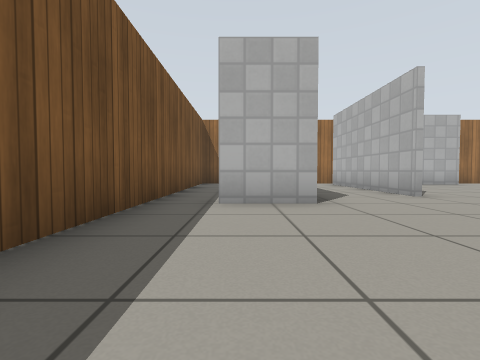
view 1 (above)

13 first-person views from a walk through a Gazebo world. The camera is 0.5 m above the floor, tilts 2° down and sees 85° across. The floor is counted in squares, 1 m on a side. Each view is taken from the middle of a square. On the plan, view 1 faces up. The plan holds only what a view shows up to about 9 squares ahead; the rest is blank. Gazebo's built-in surfaces are drawn with simple patterns.

view 2
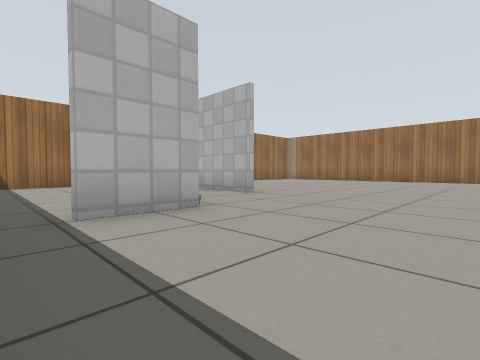

view 3
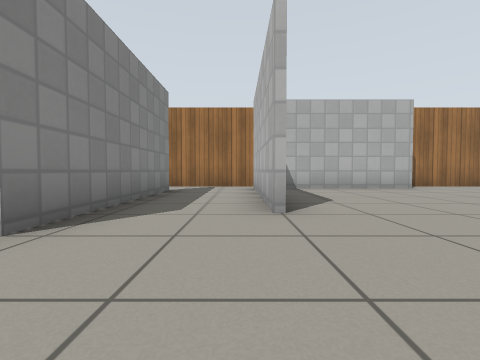

view 4
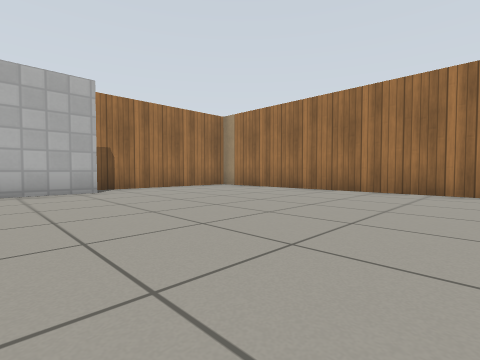

view 5
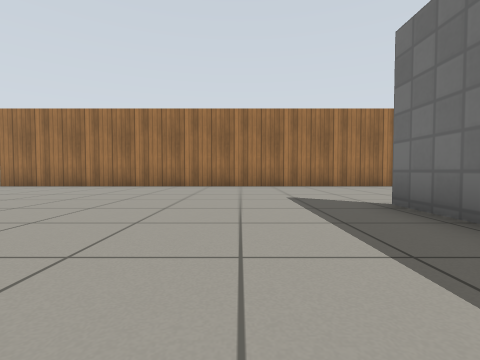

view 6
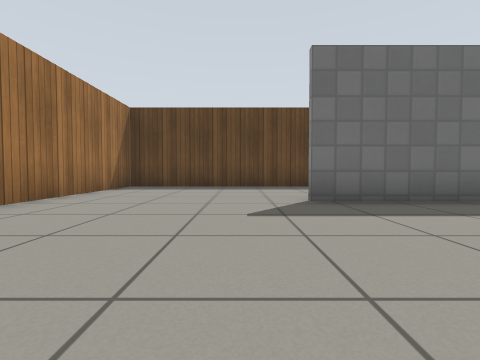

view 7
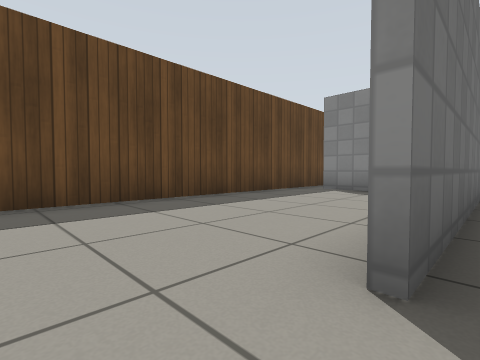

view 8
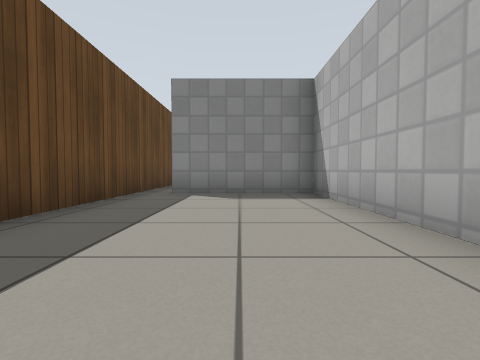

view 9
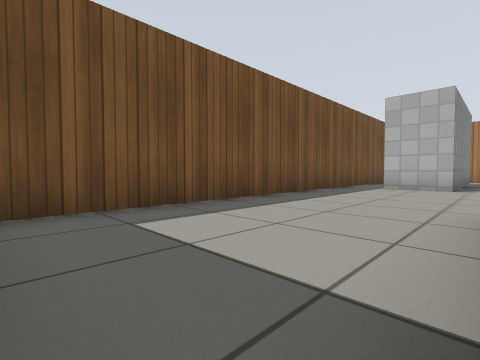

view 10
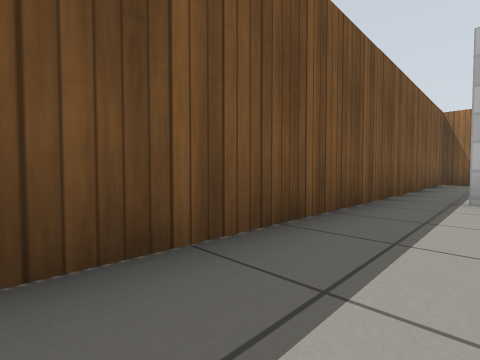

view 11
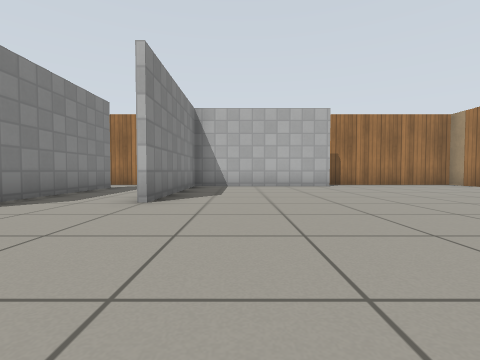

view 12
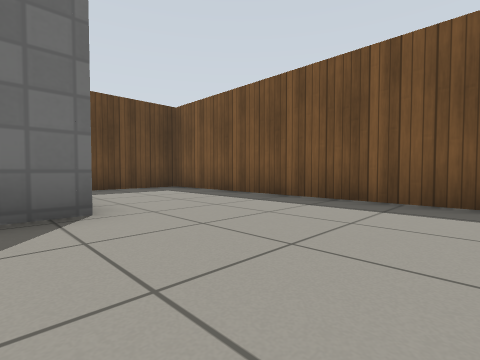

view 13
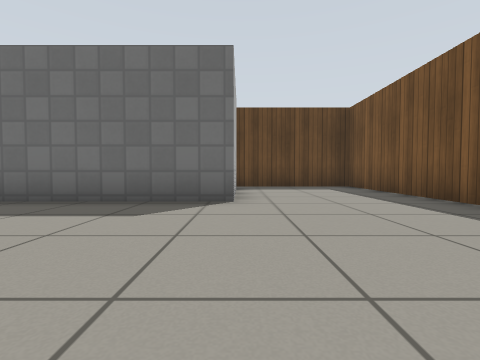

### Floor plan
Points are (right, up) in squares from view 1. A wall is a line through its corners. A room is listed if a view was taken in it or the views show most of it. See-through windows are left out.
Room 1 (views 1, 2, 3, 4, 5, 6, 7, 8, 9, 10, 11, 12, 13)
walls: (6.4, -0.4) (2.3, -0.4) (2.3, -3.5); (3.4, 5) (3.4, 9.4); (2, -0.2) (7.9, -0.2); (2.1, -3) (2.1, -0.5); (8, 9.4) (3.5, 9.4) (3.5, 5); (-1.5, 3.6) (-1.5, -4.3) (12.5, -4.3) (12.5, 10.1); (1.2, 8.8) (1.2, 4) (-0.4, 4); (3.5, 10.3) (0.5, 10.3); (11.5, 10.3) (8.1, 10.3)
ways out: opening at (-1, 3) to room 2; opening at (1, 9.5) to room 2
Room 2 (no view inside)
walls: (0.5, 10.3) (-1.5, 10.3) (-1.5, 3.6)
ways out: opening at (-1, 3) to room 1; opening at (1, 9.5) to room 1

Positions as (right, up) in squares from view 1, and headings:
1: (0, 0), facing up
2: (-1, 1), facing up-right
3: (3, 2), facing up
4: (6, 3), facing up-right
5: (4, 2), facing right
6: (9, 4), facing down
7: (9, 0), facing down-left
8: (8, -2), facing left
9: (2, -4), facing up-left
10: (0, -1), facing up-left
11: (5, 1), facing up
12: (3, 3), facing down-left
13: (2, 4), facing down
